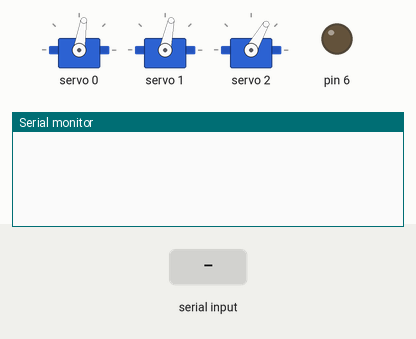
Recording of a sketch running on a simulated Arduino Uno, built with avr-gcc and run on an emulated ATmega328P. Shown: 3 × servo, output pins drawn as LEDs (lit = HIGH), the last lines printed to the serial monitor. The inputs (shaded band) are chosen by the test bench.

Above: at 1.4 s.
1.5 s: "90,45,200\n" received over Serial
At 2.0 s:
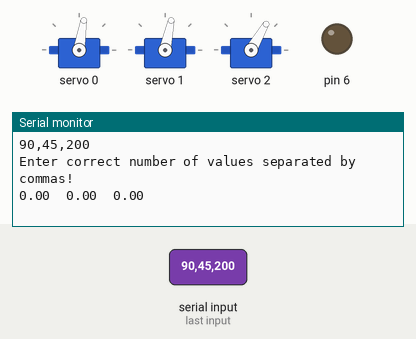
3.0 s: "90,45\n" received over Serial
At 4.0 s:
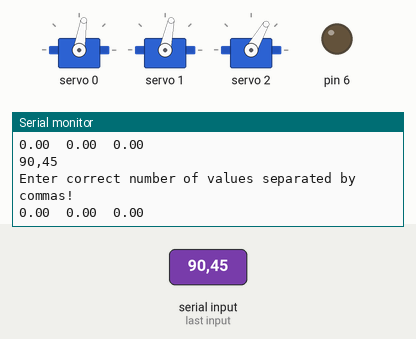
4.5 s: "0\n" received over Serial
At 6.1 s:
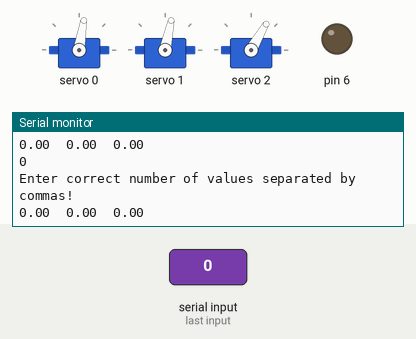

The sketch:

MoveRoboArm.ino
```cpp
//Kinematics: Task01 FK

/** TODO
 *  Finetune parameters:
 *    -movement boundaries
 *    -movement delay times
 */

//Specification of PWM limits (for servo: TGY 50090M Servo):
//Please enter the servo min and max limits for servo 1 and 2 here
//You can find the corresponding limits on a note in your EDMO-box
int SERVOMIN[]  {123, 131, 107}; //{min Servo1, min Servo 2} ->this is the 'minimum' pulse length count (out of 4096) for each servo
int SERVOMAX[]  {532, 340, 545}; //{max Servo1, max Servo 2} ->this is the 'maximum' pulse length count (out of 4096) for each servo

#define NUM_MOTORS 3 // for now we only use two joints simultaneously
#define LEFTEND -90 // Lower limit of servo angular range -> corresponds to SERVOMIN value
#define RIGHTEND 90 // Upper limit of servo angular range -> corresponds to SERVOMAX value

#include <string.h>
#include <stdlib.h>
#include <Servo.h>
#include <Wire.h>
#include <Adafruit_PWMServoDriver.h>

float incoming[NUM_MOTORS]; //buffer
float pwmvalue[NUM_MOTORS]; //buffer
float startPos[NUM_MOTORS]; //buffer
float calib[NUM_MOTORS]; // used to calibrate servo offsets
byte turnDelay = 17;
byte longDelay = 1000;
byte shortDelay = 100;
byte i = 0;
char record[100];
char recvchar;
byte indx = 0;
Adafruit_PWMServoDriver pwm = Adafruit_PWMServoDriver();

void setup()
{
  // Electromagnet code.
  pinMode(6,OUTPUT);
  digitalWrite(6,LOW);

  // Robo-arm code.
  Serial.begin(9600);
  pwm.begin();
  pwm.setPWMFreq(60);
  delay(10);
  zeroCalib();

  // offsets of angular positions to be determined by students for each motor
  setCalib(0,5); // offset for motor 1
  setCalib(1,7); // offset for motor 2
  setCalib(2,-12); // offset for motor 3
  startPos[0] = 338;
  pwm.setPWM(0, 0, (startPos[0]));
  startPos[1] = 331;
  pwm.setPWM(1, 0, (startPos[1]));
  startPos[2] = 285;
  pwm.setPWM(2, 0, (startPos[2]));

  // Electromagnet code.
  delay(longDelay);

  // Robo-arm code.
  while(!Serial);
}
// main function
// receives bytes from Serial communication
// If full data packages is received, values are extracted
// If data package is correct, motor positions are being updated
void loop()
{
    if (Serial.available())
    {
        recvchar = Serial.read();
        if (recvchar != '\n')
        {
            record[indx++] = recvchar;
        }
        else if (recvchar == '\n')
        {
          record[indx] = '\0';
          indx = 0;
          Serial.println(record);
          getData(record); // extract motor positions from data package
          writeToMotor(); // write pwm values to motor
          printData(pwmvalue); // for bebugging send pwm values to monitor
        }

    }
}

// extract data from data packages
// expected format: VALUE KOMMA VALUE \n
void getData(char record[])
{
    i = 0;
    // Extract value from record.
    // Why the star?
    char *index = strtok(record, ",");
    while(index != NULL)
    {
        // Convert type from string to float
        incoming[i++] = atof(index);
        // Wtf even is this?
        index = strtok(NULL, ",");
    }
}

// update servo motor positions
void writeToMotor()
{
    // Correct input amount check.
    if(i == (NUM_MOTORS+1))
    {
        // Preset the magnet, for convenience while playing.
        if(incoming[NUM_MOTORS] == 0) electromagnetOff();
        else if(incoming[NUM_MOTORS] == 1) electromagnetOn();

        // Loop though actuators to set new positions.
        for (byte j = 0 ; j < (NUM_MOTORS) ; j++)
        {
          // Calibration.
          if (j == 1) // This is so inputting is nicer for the user :)
          {
            float temp = -1*incoming[j];
            temp -= calib[j] - 90;
            incoming[j] = temp;
          }
          else incoming[j] += calib[j];

          // Arm movement.
          pwmvalue[j] = map(incoming[j],LEFTEND,RIGHTEND,SERVOMIN[j],SERVOMAX[j]);
          // do not remove this safety function to avoid hardware damages
          pwmvalue[j] = constrain(pwmvalue[j],SERVOMIN[j],SERVOMAX[j]);

          // Shortcut for being speedy.
          if (startPos[j] == pwmvalue[j]) delay(shortDelay);
          else
          {
            // Directional check.
            float diff = pwmvalue[j] - startPos[j];
            if (diff > 0)
            {
              for (int q = 0; q < diff; q++)
              {
                float destPos = startPos[j] + q;
                pwm.setPWM(j, 0, destPos); // function by Adafruit library
                delay(turnDelay);
              }
            }
            else
            {
              for (int q = 0; q < (-diff); q++)
              {
                float destPos = startPos[j] - q;
                pwm.setPWM(j, 0, destPos); // function by Adafruit library
                delay(turnDelay);
              }
            }
            startPos[j] = pwmvalue[j];
          }

          // Changing to next actuator.
          delay(shortDelay);
        }
    }
    else
    {
        Serial.println("Enter correct number of values separated by commas!");
    }
}

// Robo-arm code.
// Print data
void printData(float data[])
{
    for (byte j = 0 ; j < NUM_MOTORS ; j++)
    {
      Serial.print(data[j]);
      Serial.print('\t');
    }
    Serial.println();
}

// Initialize all calibration values to zero
void zeroCalib()
{
    for (byte j = 0 ; j < NUM_MOTORS ; j++)
      calib[j] = 0;
}

// Update calibration value
void setCalib(int motor,int val)
{
    if(motor < NUM_MOTORS)
        calib[motor] = val;
    else
       Serial.println("Enter a valid motor number");
}

// Electromagnetic code.
void electromagnetOff()
{
    digitalWrite(6,LOW);
    Serial.println("Set to low. Turning magnetism on...");
    delay(longDelay); // So that the magnet has time to pick up a piece.
}

void electromagnetOn()
{
    digitalWrite(6,HIGH);
    Serial.println("Set to high. Turning magnetism off... Please beware of heat");
    delay(shortDelay);
}
```

Measured:
- after the input at 1.5 s, the serial monitor: prints a new line at once (image 1)
- after the input at 3.0 s, the serial monitor: prints a new line at once (image 2)
- after the input at 4.5 s, the serial monitor: prints a new line at once (image 3)
